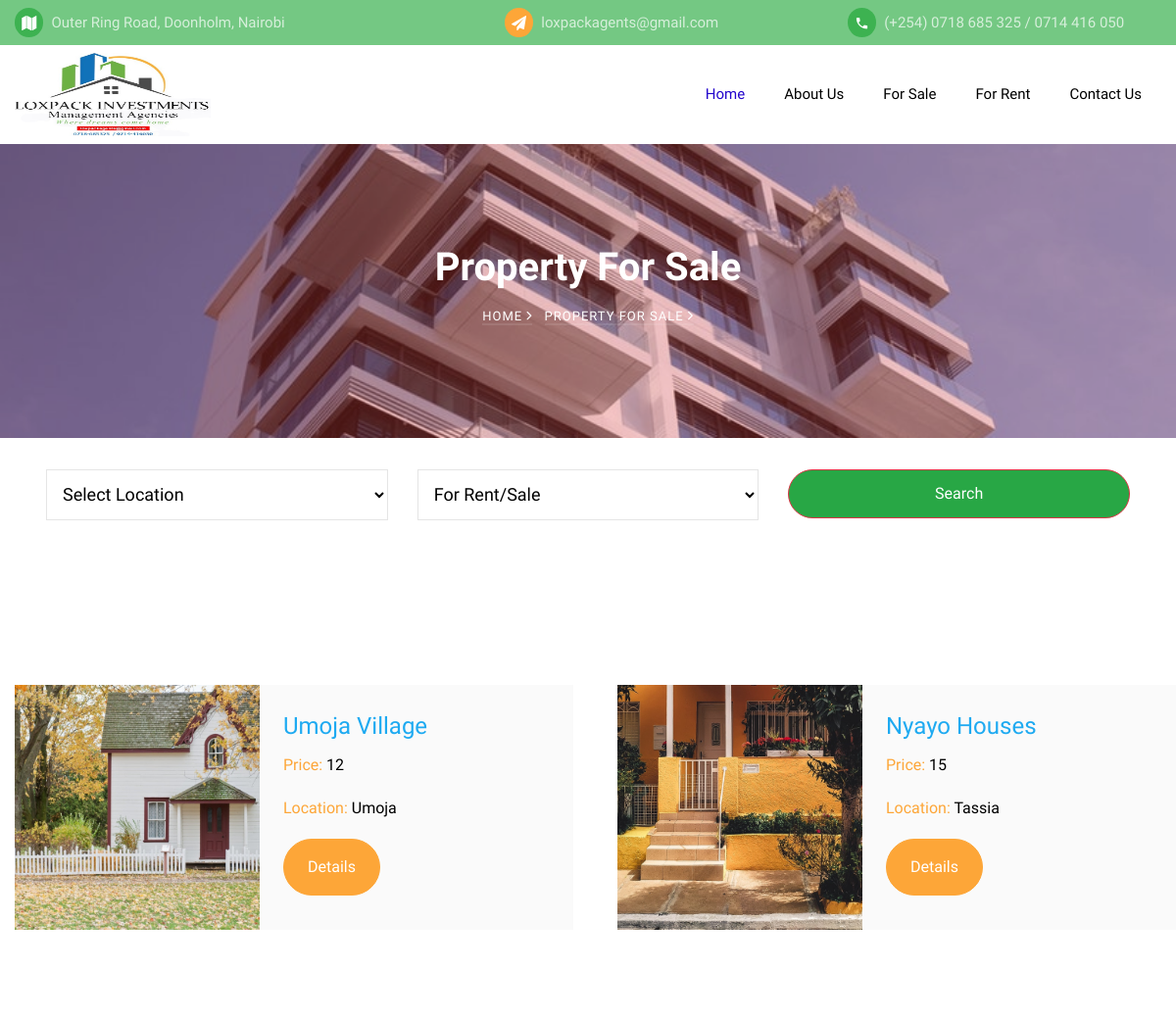
/forsale/ (upper part), run on an earlier commit of the app's database.
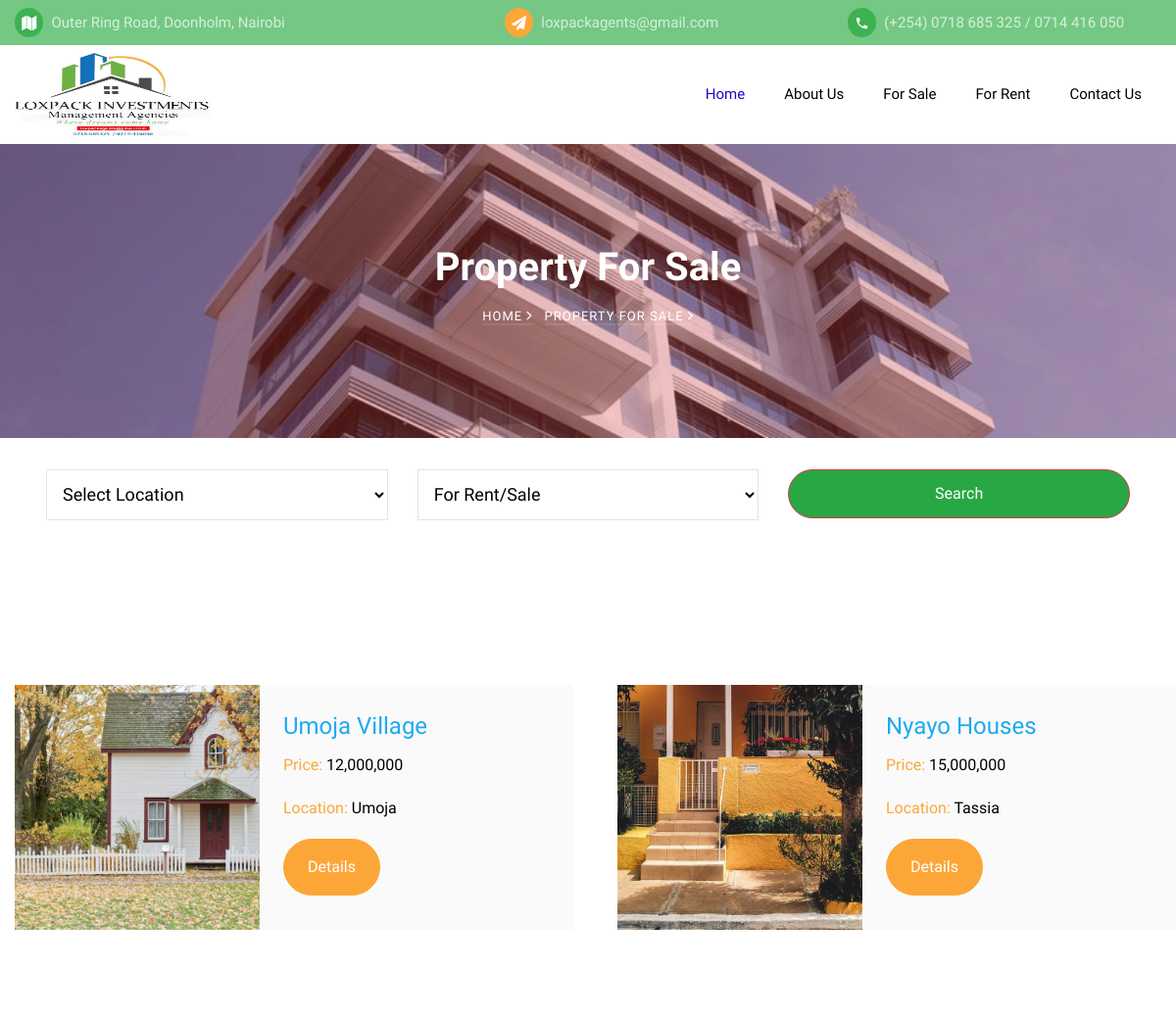
And on a later commit of the database.
### property/models.py (models this page shows, shortened)
class Property(models.Model):
    name = models.CharField(max_length=100)
    image = models.ImageField(default='default.jpg', upload_to='property_pics')
    description = models.TextField(default='Modern Apartments')
    price = models.IntegerField(default='0')
    category = models.ForeignKey(Category, on_delete=models.CASCADE)
    status = models.ForeignKey(Status, on_delete=models.CASCADE)
    uniqueness = models.ForeignKey(Unique, on_delete=models.CASCADE)
    area = models.ForeignKey(Area, on_delete=models.CASCADE)

class Area(models.Model):
    name = models.CharField(max_length=100)
    def __str__(self):
        return self.name

### loxpack/views.py (the view)
# urls.py: path('forsale/', views.sale, name='loxpack-sale'),
def sale(request):
    context = {
        'sale_property' : Property.objects.filter(status__name='For Sale'),
        'text' : 'Property For Sale',
        'location' : Area.objects.all(),
        'stats' : Status.objects.all()
    }
    return render(request, 'loxpack/sale.html', context)

### loxpack/templates/loxpack/sale.html (shortened to what this page needs)
{% extends 'loxpack/base.html' %}
{% load static %}
{% load humanize %}
{% block content %}
{% include 'loxpack/hero.html' %}
{% include 'loxpack/search_bar.html' %}
<main class="mt-5 pt-4">
    <div class="row">
    {% for property in sale_property %}
      <div class="col-md-6 course d-lg-flex ftco-animate">
        <div class="img">
          <a href="{% url 'loxpack-property' pk=property.id %}">
          <img src="{{property.image.url}}" alt="" height="250" width="320">
          </a>
        </div>
        <div class="text bg-light p-4">
          <h3><a href="{% url 'loxpack-property' pk=property.id %}">{{property.name}}</a></h3>
          <p class="subheading"><span>Price:</span> {{property.price|intcomma}} </p>
          <p class="subheading"><span>Location:</span> {{property.area}}</p>
          <p class="mb-0"><a href="{% url 'loxpack-property' pk=property.id %}" class="btn btn-secondary px-4 py-3">Details</a></p>
        </div>
      </div>
    {% endfor %}
    </div>
</main>
{% endblock content %}

### loxpack/templates/loxpack/base.html (shortened to what this page needs)
{% load static %}
<!DOCTYPE html>
<html lang="en">
  <head>
    <link href="{% static 'loxpack/vendor/fontawesome-free/css/all.min.css' %}" rel="stylesheet" type="text/css">
    <link rel="stylesheet" href="{% static 'loxpack/css/open-iconic-bootstrap.min.css' %}">
    <link rel="stylesheet" href="{% static 'loxpack/css/animate.css' %}">
    <link rel="stylesheet" href="{% static 'loxpack/css/owl.carousel.min.css' %}">
    <link rel="stylesheet" href="{% static 'loxpack/css/owl.theme.default.min.css' %}">
    <link rel="stylesheet" href="{% static 'loxpack/css/magnific-popup.css' %}">
    <link rel="stylesheet" href="{% static 'loxpack/css/aos.css' %}">
    <link rel="stylesheet" href="{% static 'loxpack/css/ionicons.min.css' %}">
    <link rel="stylesheet" href="{% static 'loxpack/css/flaticon.css' %}">
    <link rel="stylesheet" href="{% static 'loxpack/css/icomoon.css' %}">
    <link rel="stylesheet" href="{% static 'loxpack/css/style.css' %}">
    <link href="https://cdnjs.cloudflare.com/ajax/libs/select2/4.0.6-rc.0/css/select2.min.css" rel="stylesheet" />
  </head>
  <body>
        {% include 'loxpack/navbar.html' %}
   {% block content %}
   {% endblock %}
  </body>
</html>

### loxpack/templates/loxpack/navbar.html (shortened to what this page needs)
{% load static %}
<div class="py-2 bg-primary">
    <div class="container">
        <div class="row no-gutters d-flex align-items-start align-items-center px-3 px-md-0">
            <div class="col-lg-12 d-block">
                <div class="row d-flex">
                    <div class="col-md-5 pr-4 d-flex topper align-items-center">
                        <div class="icon bg-fifth mr-2 d-flex justify-content-center align-items-center"><span class="icon-map"></span></div>
                        <span class="text">Outer Ring Road, Doonholm, Nairobi</span>
                    </div>
                    <div class="col-md pr-4 d-flex topper align-items-center">
                        <div class="icon bg-secondary mr-2 d-flex justify-content-center align-items-center"><span class="icon-paper-plane"></span></div>
                        <span class="text">loxpackagents@gmail.com</span>
                    </div>
                    <div class="col-md pr-4 d-flex topper align-items-center">
                        <div class="icon bg-tertiary mr-2 d-flex justify-content-center align-items-center"><span class="icon-phone2"></span></div>
                        <span class="text">(+254) 0718 685 325 / 0714 416 050</span>
                    </div>
                </div>
            </div>
        </div>
      </div>
</div>
<nav class="navbar navbar-expand-lg navbar-dark bg-dark ftco_navbar ftco-navbar-light" id="ftco-navbar">
    <div class="container d-flex align-items-center">
        <a class="navbar-brand" href="/"><img src="{% static 'loxpack/images/logos/logo1.jpg' %}" width="200" height="85" alt=""></a>
      <div class="collapse navbar-collapse" id="ftco-nav">
        <ul class="navbar-nav ml-auto">
            <li class="nav-item active"><a href="/" class="nav-link pl-0">Home</a></li>
            <li class="nav-item"><a href="{% url 'loxpack-about' %}" class="nav-link">About Us</a></li>
            <li class="nav-item"><a href="{% url 'loxpack-sale' %}" class="nav-link">For Sale</a></li>
            <li class="nav-item"><a href="{% url 'loxpack-rent' %}" class="nav-link">For Rent</a></li>
            <li class="nav-item"><a href="{% url 'loxpack-contact' %}" class="nav-link">Contact Us</a></li>
        </ul>
      </div>
    </div>
</nav>

### loxpack/templates/loxpack/hero.html
<section class="hero-wrap hero-wrap-2" id="staff-img">
    <div class="overlay"></div>
    <div class="container">
    <div class="row no-gutters slider-text align-items-center justify-content-center">
        <div class="col-md-9 ftco-animate text-center">
        <h1 class="mb-2 bread">{{text}}</h1>
        <p class="breadcrumbs"><span class="mr-2"><a href="{% url 'loxpack-home' %}">Home <i class="ion-ios-arrow-forward"></i></a></span> <span>{{text}} <i class="ion-ios-arrow-forward"></i></span></p>
        </div>
    </div>
    </div>
</section>

### loxpack/templates/loxpack/search_bar.html (shortened to what this page needs)
<section class="search-sec">
    <div class="container">
        <form action="{% url 'search-results' %}" method="get">
            <div class="row">
                <div class="col-lg-12">
                    <div class="row">
                        <div class="col-lg-4 col-md-4 col-sm-12 p-0">
                            <select class="form-control search-slt" id="exampleFormControlSelect1" name="loc_contains">
                                <option>Select Location</option>
                            </select>
                        </div>
                        <div class="col-lg-4 col-md-4 col-sm-12 p-0">
                            <select class="form-control search-slt" id="exampleFormControlSelect1" name="stat_contains">
                                <option>For Rent/Sale</option>
                            </select>
                        </div>
                        <div class="col-lg-4 col-md-4 col-sm-12 p-0">
                            <button type="submit" class="btn btn-danger wrn-btn">Search</button>
                        </div>
                    </div>
                </div>
            </div>
        </form>
    </div>
</section>

### loxpack/static/loxpack/css/icomoon.css (style rules this page uses)
[class^="icon-"], [class*=" icon-"] { font-family: 'icomoon' !important; speak: none; font-style: normal; font-weight: normal; font-variant: normal; text-transform: none; line-height: 1; -webkit-font-smoothing: antialiased; -moz-osx-font-smoothing: grayscale; }
.icon-paper-plane:before { content: "\f1d8"; }
.icon-map:before { content: "\f279"; }
.icon-phone2:before { content: "\e0cd"; }

What changed in the data, as far as the page shows it:
changed Property "Umoja Village": price "12" → "12,000,000"
changed Property "Nyayo Houses": price "15" → "15,000,000"
